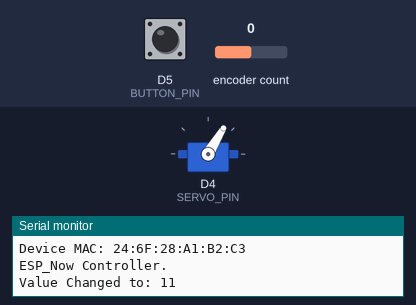
Simulated run of this sketch. Board: ESP8266 (NodeMCU). Parts: servo, the last lines printed to the serial monitor. The test bench sets the inputs (shaded band); at power-on: D5 (BUTTON_PIN) LOW, encoder count 0. WiFi joins after 1.5 s; servers stay silent unless stated.

Above: at 7.2 s.
7.3 s: D5 (BUTTON_PIN) pulled HIGH for 0.15 s
9.3 s: D5 (BUTTON_PIN) pulsed HIGH 2 times (0.12 s each, 0.3 s apart)
At 9.79 s:
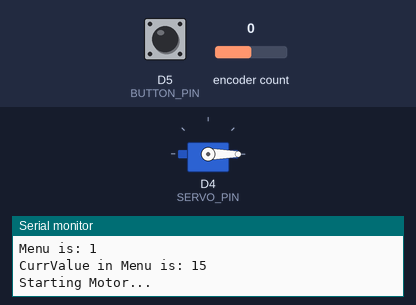
At 19.1 s:
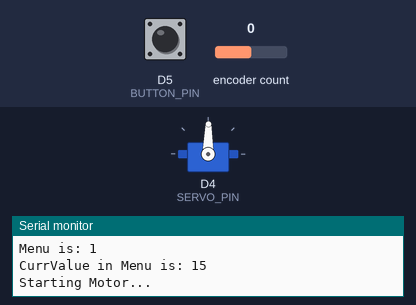
Timing chart, 0 to 20.6 s (numbered marks = the images above; inputs shaded):
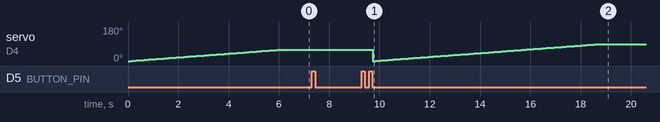

Measured:
- after the input at 9.3 s, servo on D4 (SERVO_PIN): 59° → 0° after 0.44 s, → 1° 0.10 s later, → 2° 0.10 s later, → 3° 0.10 s later, … (90 changes in this stretch)

The sketch:

CubeControllerESP8266.ino
```cpp
/*
 * A demo that combines the techniques of ClickVersusDoubleClickUsingReleased
 * and ClickVersusDoubleClickUsingSuppression by using both event types to
 * trigger a "Clicked". I think this is the best of both worlds. If someone does
 * a simple Press/Release, the Release gets triggered. If someone does a quick
 * click, then a Click gets triggers (after a delay to wait for the potential
 * DoubleClick).
 *
 * See Also:
 *    examples/ClickVersusDoubleClickUsingReleased/
 *    examples/ClickVersusDoubleClickUsingSuppression/
 */
// Transmitter and Servo Stuff

#include <ESP8266WiFi.h>
extern "C" {
  #include <espnow.h>
}

#include <Servo.h>

Servo esc;


#define WIFI_CHANNEL 1


//MAC ADDRESS OF THE DEVICE YOU ARE SENDING TO
//byte remoteMac[] = {0x3C, 0x71, 0xBF, 0x29, 0x52, 0x3C};
byte remoteMac[] = {0x2C, 0x3A, 0xE8, 0x4E, 0x3C, 0xAE};

#define MENU_ITEMS 3
// we want to have a menu for each value we are sending

byte cnt=0;
byte transmitData[MENU_ITEMS];
bool transmitNeededFlag = true;
byte result;

bool motorRunning = false;
#define STARTUP_SPEED 90
// End Transmitter and Servo

// BUTTON MENU STUFF
#include <AceButton.h>
using namespace ace_button;

// The pin number attached to the button.
const int BUTTON_PIN = D5;

// ENCODER STUFF

#include <Encoder.h>

// Change these two numbers to the pins connected to your encoder.
//   Best Performance: both pins have interrupt capability
//   Good Performance: only the first pin has interrupt capability
//   Low Performance:  neither pin has interrupt capability
Encoder myEnc(D6, D7);

long oldPosition  = -999;


// END ENCODER

// MENU DETAILS


int menuSelection = 0;
struct menu
{
   int menuItem;
   int initialValue;
   int currentValue;
   int minValue;
   int maxValue;
   int ledHue;
   //void increment() {currentValue++;}
};

typedef struct menu Menu;

  Menu patternColorMenu;
  Menu frameRateMenu;
  Menu motorSpeedMenu;
  //Menu twiddlerMenu;
  //Menu cubeMultiplier;

  //http://www.cplusplus.com/doc/tutorial/structures/
  Menu * pCurrentMenu;
void readEncoder(Menu& currMenu);
// DEBUG
int LED_PIN = LED_BUILTIN;


// LED states. Some microcontrollers wire their built-in LED the reverse.
const int LED_ON = HIGH;
const int LED_OFF = LOW;

// END BUTTON DEBUG

//MOTOR and SERVO Stuff
// this is actually D2 on the d1 knock offs
#define SERVO_PIN D4
#define MOTOR_START_SPEED 60

// One button wired to the pin at BUTTON_PIN. Automatically uses the default
// ButtonConfig. The alternative is to call the AceButton::init() method in
// setup() below.
AceButton button(BUTTON_PIN, LOW, 0);

void handleEvent(AceButton*, uint8_t, uint8_t);

void setup() {
  // initialize built-in LED as an output
  pinMode(LED_PIN, OUTPUT);

  // Button is connected to 3.3 V so it runs revers logic from default config.  set this at constructor.
  pinMode(BUTTON_PIN, INPUT);


  ButtonConfig* buttonConfig = button.getButtonConfig();
  buttonConfig->setEventHandler(handleEvent);
  buttonConfig->setFeature(ButtonConfig::kFeatureDoubleClick);
  buttonConfig->setFeature(
  ButtonConfig::kFeatureSuppressClickBeforeDoubleClick);
  buttonConfig->setFeature(ButtonConfig::kFeatureSuppressAfterClick);
  buttonConfig->setFeature(ButtonConfig::kFeatureSuppressAfterDoubleClick);

  //setup default menu params
                      //menuItem, init,current, min, max, ledhue
  patternColorMenu  =   {0,0,10,0,254,100};
  frameRateMenu     =   {1,0,15,0,255,50};
  motorSpeedMenu    =   {2,60,60,45,179,0}; // TO DO Need initial value after spin up, then make adjustments to that.  NOT ZERO

  // set up the pattern menu as init menu
  // later we reassign pCurrentMenu to each menu when we change
  // then all functions will act on the pCurrentMenu reference and act on whatever menu is there.
  pCurrentMenu = &patternColorMenu;

  // ESP NOW STUFF make a function
  delay(10);
  Serial.begin(115200);
  WiFi.mode(WIFI_STA);
  WiFi.begin();
  Serial.print("\r\n\r\nDevice MAC: ");
  Serial.println(WiFi.macAddress());
  Serial.println("\r\nESP_Now Controller.");
  esp_now_init();
  delay(10);
  esp_now_set_self_role(ESP_NOW_ROLE_CONTROLLER);
  esp_now_add_peer(remoteMac, ESP_NOW_ROLE_COMBO, WIFI_CHANNEL, NULL, 0);

  // SERVO
  esc.attach(SERVO_PIN);
  motorArm(MOTOR_START_SPEED);
}

void loop() {
  // Should be called every 20ms or faster for the default debouncing time
  // of ~50ms.
  button.check();
  readEncoder(*pCurrentMenu);

  // if transmitNeeded flat is true then we need to transmit the data.  would be nice to get OK on receipt here.
  // make this a function instead of calling it in loop all sloppy like.
  if(transmitNeededFlag){
    // set all the current values before sending them to the cube.

    transmitData[0] = patternColorMenu.currentValue;
    transmitData[1] = frameRateMenu.currentValue;
    transmitData[2] = motorSpeedMenu.currentValue;

    result = esp_now_send(remoteMac, transmitData, MENU_ITEMS);

    transmitNeededFlag = false;
  }
  // we want to send the cube three values, the pattern, the cube servo speed and the frame rate.
    // pattern will be as many patterns as we have available, maybe just a couple
    // servo speed will be set here and the motor is controlled on this device, however we want the cube to know its speed setting
    // we also want to send the frame rate, which should generally match the speed, but we may also fiddle with this in small increments/
    // for now we are using bytes of 0-254 but we may need to concatenate bytes on the cube side for more resolution.

  //servoCRate = map(potCState[i],0,1023,0,179);
  esc.write(motorSpeedMenu.currentValue);
  //Serial.println(motorSpeedMenu.currentValue);

}

// The event handler for the button.
void handleEvent(AceButton* /* button */, uint8_t eventType,
    uint8_t /* buttonState */) {
  switch (eventType) {
    case AceButton::kEventClicked:
    case AceButton::kEventReleased:
      //Serial.println("Single Click");
      // click switches menu item so increment menuSelection++
      nextMenu();

      break;
    case AceButton::kEventDoubleClicked:
      //Serial.println("DoubleClick");
      toggleMotor();
      // double click turns on motor and turns it off again. toggle 0 and 1
      // toggleMotor() start stop
      break;
  }
}

// read position on encoder

void readEncoder(Menu& currMenu){
  // take a reference to the curr menu and increment or decrement.  we dont care about old position, just if its a positive or negative change.
  // TODO need to ensure it doesnt overflow and do some additional checking here to loop around
  // create blink when min max limit is reached.
  long newPosition = myEnc.read();
  if (newPosition != oldPosition) {
    if (oldPosition > newPosition) {
      if(currMenu.currentValue > currMenu.minValue){
        currMenu.currentValue--;
      }
    }
      else {
         if(currMenu.currentValue < currMenu.maxValue){
          currMenu.currentValue++;
          }
      }
    oldPosition = newPosition;
    Serial.print("Value Changed to: ");
    Serial.println(currMenu.currentValue);
    transmitNeededFlag = true;

  }
}

void nextMenu(){
  // convert to turnary
  if (menuSelection < MENU_ITEMS){menuSelection++;}
  if (menuSelection == MENU_ITEMS){menuSelection = 0;}

  switch(menuSelection){
    case 0: pCurrentMenu = &patternColorMenu;
      break;
    case 1: pCurrentMenu = &frameRateMenu;
      break;
    case 2: pCurrentMenu = &motorSpeedMenu;
      break;
    default: pCurrentMenu = &patternColorMenu;
  }
  Serial.print("Menu is: ");
  Serial.println(menuSelection);
  Serial.print("CurrValue in Menu is: ");
  Serial.println(pCurrentMenu->currentValue);
  // set LED to hue of pCurrentMenu
  // set starting encoder value to whatever the value was when we were last at this menu
}

void toggleMotor(){
// This will start up the motor or shut it down smoothly
  if (motorRunning){
    //if motor running is true, we stop...
    Serial.println("Stopping Motor...");
    motorDisarm(motorSpeedMenu.currentValue);
    // stop the motor!
    motorRunning = false;
   }  else {
    Serial.println("Starting Motor...");
    //start the motor
    motorArm(STARTUP_SPEED);
    motorRunning = true;
   }
}
void motorArm(int start_speed)
{
    int i;
    for (i=0; i < start_speed; i++) {
      motorSetSpeed(i);
      //Serial.println(i);
      delay(100);
      // TODO get rid of delay use timer?
    }
}

void motorDisarm( int currSpeed)
{
      int i;
    for (i=currSpeed; i > 50; i--) {
      //increment currspeed down until its at 50
      motorSetSpeed(i);
      //Serial.println(i);
      delay(100);
      // TODO get rid of delay use timer?
    }

}
void motorSetSpeed(int motorSpeed)
{
    esc.write(motorSpeed);
    motorSpeedMenu.currentValue = motorSpeed;
}
// pass by reference. send in a menu and it will be acted upon rather than copied
//void PassByReference(Student& who); //prototype
```
